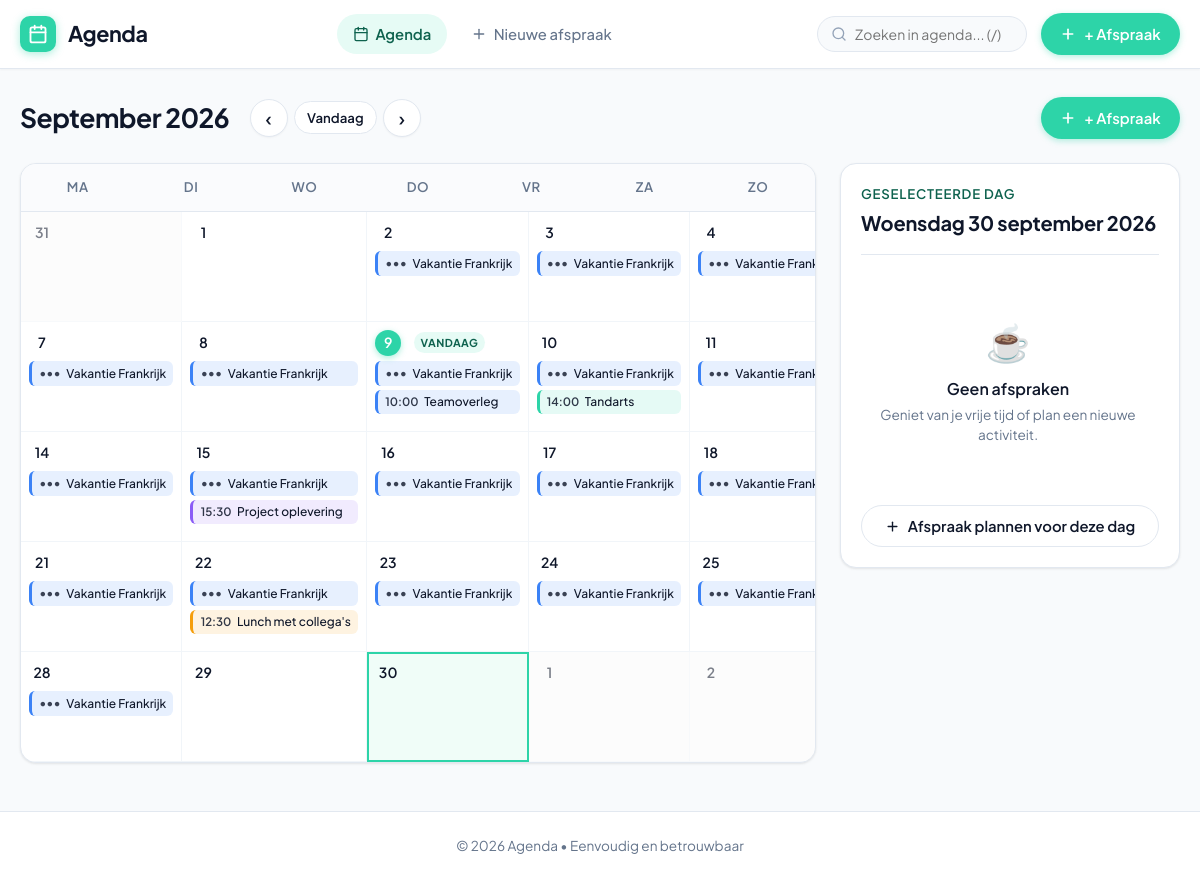
/?year=2026&month=9&day=31, run on the app's committed database.
### tables this page shows
CREATE TABLE events (
    id INTEGER PRIMARY KEY AUTOINCREMENT,
    title TEXT NOT NULL,
    description TEXT,
    event_date TEXT NOT NULL,
    start_time TEXT NOT NULL,
    end_time TEXT,
    location TEXT,
    color TEXT DEFAULT '#2DD4A8',
    created_at TEXT NOT NULL
, end_date TEXT);

### app.py (the view)
@app.route('/')
def index():
    today = date.today()
    try:
        year = int(request.args.get('year', today.year))
    except (ValueError, TypeError):
        year = today.year
    try:
        month = int(request.args.get('month', today.month))
    except (ValueError, TypeError):
        month = today.month
    if month < 1:
        month = 12
        year -= 1
    elif month > 12:
        month = 1
        year += 1
    try:
        selected_day = int(request.args.get('day', today.day if (year == today.year and month == today.month) else 1))
    except (ValueError, TypeError):
        selected_day = 1
    max_days = calendar.monthrange(year, month)[1]
    if selected_day < 1:
        selected_day = 1
    elif selected_day > max_days:
        selected_day = max_days
    selected_date = date(year, month, selected_day)
    if month == 1:
        prev_year = year - 1
        prev_month = 12
    else:
        prev_year = year
        prev_month = month - 1
    if month == 12:
        next_year = year + 1
        next_month = 1
    else:
        next_year = year
        next_month = month + 1
    cal = calendar.Calendar(firstweekday=0)
    month_matrix = cal.monthdatescalendar(year, month)
    min_date_str = month_matrix[0][0].strftime('%Y-%m-%d')
    max_date_str = month_matrix[-1][-1].strftime('%Y-%m-%d')
    db = get_db()
    cursor = db.execute(
        """
        SELECT * FROM events
        WHERE event_date <= ? AND COALESCE(NULLIF(end_date, ''), event_date) >= ?
        ORDER BY event_date ASC, COALESCE(start_time, '') ASC
        """,
        (max_date_str, min_date_str)
    )
    all_events = cursor.fetchall()
    events_by_date = {}
    for ev in all_events:
        ev_dict = dict(ev)
        s_date = datetime.strptime(ev_dict['event_date'], "%Y-%m-%d").date()
        e_date_str = ev_dict['end_date'] or ev_dict['event_date']
        e_date = datetime.strptime(e_date_str, "%Y-%m-%d").date()
        is_multiday = (e_date > s_date)
        ev_dict['is_multiday'] = is_multiday
        curr_d = s_date
        step = timedelta(days=1)
        while curr_d <= e_date:
            curr_str = curr_d.strftime('%Y-%m-%d')
            if curr_str not in events_by_date:
                events_by_date[curr_str] = []
            day_instance = dict(ev_dict)
            day_instance['is_first_day'] = (curr_d == s_date)
            day_instance['is_last_day'] = (curr_d == e_date)
            events_by_date[curr_str].append(day_instance)
            curr_d += step
    calendar_weeks = []
    for week in month_matrix:
        week_days = []
        for d in week:
            d_str = d.strftime('%Y-%m-%d')
            week_days.append({
                'date': d,
                'date_str': d_str,
                'day_number': d.day,
                'is_current_month': (d.month == month),
                'is_today': (d == today),
                'is_selected': (d == selected_date),
                'events': events_by_date.get(d_str, [])
            })
        calendar_weeks.append(week_days)
    selected_date_str = selected_date.strftime('%Y-%m-%d')
    selected_day_events = events_by_date.get(selected_date_str, [])
    return render_template(
        'index.html',
        year=year,
        month=month,
        month_name=DUTCH_MONTHS[month],
        selected_date=selected_date,
        selected_date_str=selected_date_str,
        selected_day_events=selected_day_events,
        calendar_weeks=calendar_weeks,
        prev_year=prev_year,
        prev_month=prev_month,
        next_year=next_year,
        next_month=next_month,
        today=today
    )

### app.py (called while the page is built)
def get_db():
    if 'db' not in g:
        g.db = sqlite3.connect(DATABASE)
        g.db.row_factory = sqlite3.Row
        g.db.execute("PRAGMA foreign_keys = ON")
        g.db.execute("PRAGMA busy_timeout = 3000")
    return g.db

@app.before_request
def csrf_protect():
    if '_csrf_token' not in session:
        session['_csrf_token'] = secrets.token_hex(24)
    if request.method == 'POST':
        token = request.form.get('csrf_token') or request.headers.get('X-CSRFToken')
        if not token or token != session.get('_csrf_token'):
            abort(400, description="Ongeldig of ontbrekend CSRF-beveiligingstoken.")

@app.context_processor
def inject_globals():
    def csrf_token():
        if '_csrf_token' not in session:
            session['_csrf_token'] = secrets.token_hex(24)
        return session['_csrf_token']
    return {
        'csrf_token': csrf_token,
        'today_date': date.today(),
        'preset_colors': PRESET_COLORS,
        'dutch_days_short': DUTCH_DAYS_SHORT
    }

@app.template_filter('dutch_date')
def dutch_date_filter(val):
    if not val:
        return ""
    if isinstance(val, str):
        try:
            d = datetime.strptime(val, "%Y-%m-%d").date()
        except ValueError:
            return val
    elif isinstance(val, (datetime, date)):
        d = val if isinstance(val, date) else val.date()
    else:
        return str(val)
    weekday_name = DUTCH_DAYS[d.weekday()]
    month_name = DUTCH_MONTHS[d.month].lower()
    return f"{weekday_name} {d.day} {month_name} {d.year}"

@app.template_filter('dutch_date_short')
def dutch_date_short_filter(val):
    if not val:
        return ""
    if isinstance(val, str):
        try:
            d = datetime.strptime(val, "%Y-%m-%d").date()
        except ValueError:
            return val
    elif isinstance(val, (datetime, date)):
        d = val if isinstance(val, date) else val.date()
    else:
        return str(val)
    month_name = DUTCH_MONTHS[d.month][:3].lower()
    return f"{d.day} {month_name} {d.year}"

### templates/index.html (shortened to what this page needs)
{% extends "base.html" %}
{% block content %}
<div class="calendar-toolbar">
    <div class="calendar-nav-group">
        <h1 class="calendar-title">{{ month_name }} {{ year }}</h1>
        <div style="display: flex; gap: 0.4rem; align-items: center;">
            <a href="{{ url_for('index', year=prev_year, month=prev_month) }}" class="nav-arrow-btn" aria-label="Vorige maand" title="Vorige maand">
                ‹
            </a>
            <a href="{{ url_for('index', year=today.year, month=today.month, day=today.day) }}" class="btn btn-outline btn-sm" id="btn-today">
                Vandaag
            </a>
            <a href="{{ url_for('index', year=next_year, month=next_month) }}" class="nav-arrow-btn" aria-label="Volgende maand" title="Volgende maand">
                ›
            </a>
        </div>
    </div>
    <div class="toolbar-actions">
        <a href="{{ url_for('add_event', date=selected_date_str) }}" class="btn btn-primary" id="btn-add-for-day">
            <svg width="16" height="16" viewBox="0 0 24 24" fill="none" stroke="currentColor" stroke-width="2.5" stroke-linecap="round" stroke-linejoin="round">
                <line x1="12" y1="5" x2="12" y2="19"></line>
                <line x1="5" y1="12" x2="19" y2="12"></line>
            </svg>
            + Afspraak
        </a>
    </div>
</div>
<div class="calendar-layout">
    <div class="calendar-card">
        <div class="calendar-days-header">
            {% for day_name in dutch_days_short %}
                <div class="day-name-col">{{ day_name }}</div>
            {% endfor %}
        </div>
        <div class="calendar-grid">
            {% for week in calendar_weeks %}
                {% for day in week %}
                    <div class="calendar-cell {% if not day.is_current_month %}other-month{% endif %} {% if day.is_today %}is-today{% endif %} {% if day.is_selected %}is-selected{% endif %}"
                         onclick="if(!event.target.closest('.event-pill') && !event.target.closest('.add-on-hover')) { window.location.href='{{ url_for('index', year=year, month=month, day=day.date.day) }}'; }">
                        <div class="cell-top">
                            <div class="day-number">
                                {{ day.day_number }}
                            </div>
                            {% if day.is_today %}
                                <span class="today-tag">Vandaag</span>
                            {% endif %}
                        </div>
                        <div class="cell-events">
                            {% for ev in day.events %}
                                <a href="{{ url_for('view_event', event_id=ev.id) }}"
                                   class="event-pill {% if ev.is_multiday %}event-pill-multiday{% endif %}"
                                   data-event-id="{{ ev.id }}"
                                   style="background-color: {{ ev.color }}1f; border-left-color: {{ ev.color }};"
                                   title="{% if ev.is_multiday %}{{ ev|event_date_display }}{% if ev.start_time %}, {{ ev.start_time }}{% endif %}{% else %}{{ ev.start_time or 'Hele dag' }}{% endif %}: {{ ev.title }}">
                                    {% if ev.start_time %}
                                        <span class="pill-time">{{ ev.start_time }}</span>
                                    {% elif ev.is_multiday %}
                                        <span class="pill-time" style="font-size: 0.68rem; font-weight: 700; opacity: 0.8;">&bull;&bull;&bull;</span>
                                    {% endif %}
                                    <span class="pill-title">{{ ev.title }}</span>
                                </a>
                            {% endfor %}
                        </div>
                    </div>
                {% endfor %}
            {% endfor %}
        </div>
    </div>
    <aside class="day-sidebar">
        <div class="day-sidebar-header">
            <div class="day-sidebar-subtitle">
                {% if selected_date == today %}
                    Vandaag
                {% else %}
                    Geselecteerde dag
                {% endif %}
            </div>
            <h2 class="day-sidebar-title">{{ selected_date|dutch_date }}</h2>
        </div>
        <div class="day-events-list">
            {% if selected_day_events %}
                {% for ev in selected_day_events %}
                    <a href="{{ url_for('view_event', event_id=ev.id) }}"
                       class="agenda-card"
                       data-event-id="{{ ev.id }}"
                       style="border-left-color: {{ ev.color }};">
                        <div class="agenda-card-time">
                            <svg width="14" height="14" viewBox="0 0 24 24" fill="none" stroke="currentColor" stroke-width="2" stroke-linecap="round" stroke-linejoin="round">
                                <circle cx="12" cy="12" r="10"></circle>
                                <polyline points="12 6 12 12 16 14"></polyline>
                            </svg>
                            {% if ev.is_multiday %}
                                <span>{{ ev|event_date_display }}{% if ev.start_time %} &bull; {{ ev.start_time }}{% if ev.end_time %} &ndash; {{ ev.end_time }}{% endif %}{% endif %}</span>
                            {% elif ev.start_time %}
                                <span>{{ ev.start_time }}{% if ev.end_time %} &ndash; {{ ev.end_time }}{% endif %}</span>
                            {% else %}
                                <span>Hele dag</span>
                            {% endif %}
                        </div>
                        <div class="agenda-card-title">{{ ev.title }}</div>
                        {% if ev.location or ev.description %}
                            <div class="agenda-card-meta">
                                {% if ev.location %}
                                    <div class="agenda-meta-item">
                                        <svg width="13" height="13" viewBox="0 0 24 24" fill="none" stroke="currentColor" stroke-width="2" stroke-linecap="round" stroke-linejoin="round">
                                            <path d="M21 10c0 7-9 13-9 13s-9-6-9-13a9 9 0 0 1 18 0z"></path>
                                            <circle cx="12" cy="10" r="3"></circle>
                                        </svg>
                                        <span>{{ ev.location }}</span>
                                    </div>
                                {% endif %}
                            </div>
                        {% endif %}
                    </a>
                {% endfor %}
            {% else %}
                <div class="empty-day-state">
                    <div class="empty-day-icon">☕</div>
                    <p style="font-weight: 600; color: var(--text-main); margin-bottom: 0.25rem;">Geen afspraken</p>
                    <p style="font-size: 0.85rem;">Geniet van je vrije tijd of plan een nieuwe activiteit.</p>
                </div>
            {% endif %}
        </div>
        <a href="{{ url_for('add_event', date=selected_date_str) }}" class="btn btn-outline" style="width: 100%; justify-content: center;" id="btn-sidebar-add">
            <svg width="15" height="15" viewBox="0 0 24 24" fill="none" stroke="currentColor" stroke-width="2.2" stroke-linecap="round" stroke-linejoin="round">
                <line x1="12" y1="5" x2="12" y2="19"></line>
                <line x1="5" y1="12" x2="19" y2="12"></line>
            </svg>
            Afspraak plannen voor deze dag
        </a>
    </aside>
</div>
{% endblock %}

### data on the page
events: title "Vakantie Frankrijk", title "Vakantie…"
events: start_time "10:00", title "Teamoverleg"
events: start_time "14:00", title "Tandarts"
events: start_time "15:30", title "Project oplevering"
events: start_time "12:30", title "Lunch met collega's"

### other printed values
{{ month_name }} "September"
{{ year }} "2026"
{{ day_name }} "MA" "DI" "WO" "DO" "VR" "ZA" "ZO"
{{ day.day_number }} "31" "1" "2" "3" "4" "7" "8" "9" "10" "11" "14" "15" "16" "17" "18" "21" "22" "23" "24" "25" "28" "29" "30" "1" "2"
{{ selected_date|dutch_date }} "Woensdag 30 september 2026"
